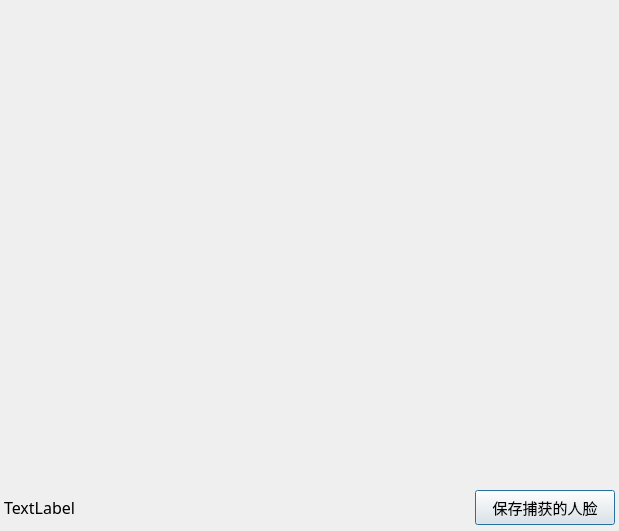
<?xml version="1.0" encoding="UTF-8"?>
<ui version="4.0">
 <class>ImageRecognitionDialog</class>
 <widget class="QDialog" name="ImageRecognitionDialog">
  <property name="geometry">
   <rect>
    <x>0</x>
    <y>0</y>
    <width>619</width>
    <height>531</height>
   </rect>
  </property>
  <property name="maximumSize">
   <size>
    <width>1000</width>
    <height>1000</height>
   </size>
  </property>
  <layout class="QVBoxLayout" name="verticalLayout" stretch="1,0">
   <property name="spacing">
    <number>0</number>
   </property>
   <property name="leftMargin">
    <number>0</number>
   </property>
   <property name="topMargin">
    <number>0</number>
   </property>
   <property name="rightMargin">
    <number>0</number>
   </property>
   <property name="bottomMargin">
    <number>0</number>
   </property>
   <item>
    <widget class="QLabel" name="imageLabel">
     <property name="text">
      <string/>
     </property>
    </widget>
   </item>
   <item>
    <widget class="QWidget" name="widget" native="true">
     <property name="minimumSize">
      <size>
       <width>0</width>
       <height>40</height>
      </size>
     </property>
     <property name="maximumSize">
      <size>
       <width>16777215</width>
       <height>16777215</height>
      </size>
     </property>
     <layout class="QHBoxLayout" name="horizontalLayout">
      <property name="spacing">
       <number>0</number>
      </property>
      <property name="leftMargin">
       <number>4</number>
      </property>
      <property name="topMargin">
       <number>4</number>
      </property>
      <property name="rightMargin">
       <number>4</number>
      </property>
      <property name="bottomMargin">
       <number>6</number>
      </property>
      <item>
       <widget class="QLabel" name="infoLabel">
        <property name="minimumSize">
         <size>
          <width>50</width>
          <height>35</height>
         </size>
        </property>
        <property name="font">
         <font>
          <family>微软雅黑</family>
          <pointsize>12</pointsize>
         </font>
        </property>
        <property name="text">
         <string>TextLabel</string>
        </property>
       </widget>
      </item>
      <item>
       <spacer name="horizontalSpacer">
        <property name="orientation">
         <enum>Qt::Horizontal</enum>
        </property>
        <property name="sizeHint" stdset="0">
         <size>
          <width>30</width>
          <height>20</height>
         </size>
        </property>
       </spacer>
      </item>
      <item>
       <widget class="QPushButton" name="saveToLocalBtn">
        <property name="minimumSize">
         <size>
          <width>140</width>
          <height>35</height>
         </size>
        </property>
        <property name="maximumSize">
         <size>
          <width>140</width>
          <height>35</height>
         </size>
        </property>
        <property name="font">
         <font>
          <family>微软雅黑</family>
          <pointsize>11</pointsize>
         </font>
        </property>
        <property name="text">
         <string>保存捕获的人脸</string>
        </property>
       </widget>
      </item>
     </layout>
    </widget>
   </item>
  </layout>
 </widget>
 <resources/>
 <connections/>
</ui>
